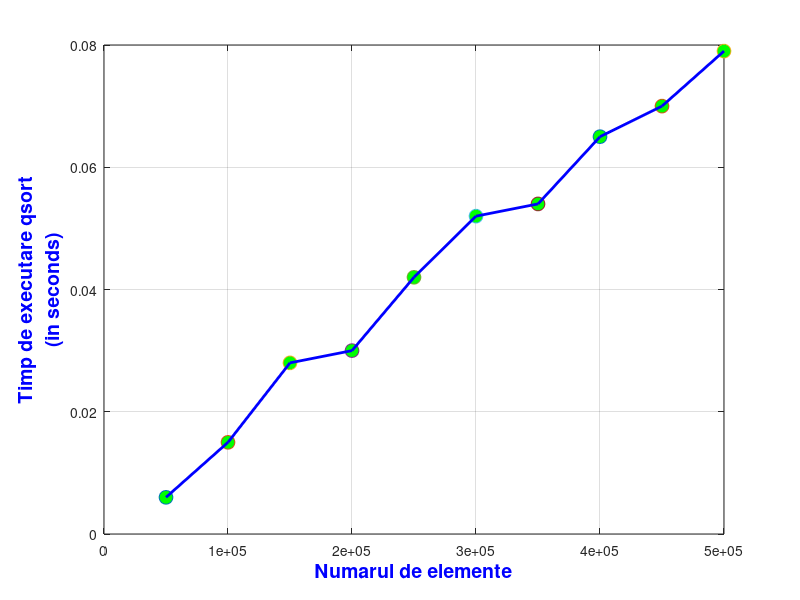

Write the MATLAB code that produced this figure.
nr=[50000, 100000, 150000, 200000, 250000, 300000, 350000, 400000, 450000, 500000]
qs=[0.006, 0.015, 0.028, 0.030, 0.042, 0.052, 0.054, 0.065, 0.070, 0.079]
for k=1:10
    grid on
    plot(nr(k),qs(k),'o','MarkerFaceColor','g','markerSize',10)
    hold on
end
plot([nr(1) nr(2) nr(3) nr(4) nr(5) nr(6) nr(7) nr(8) nr(9) nr(10)], [qs(1) qs(2) qs(3) qs(4) qs(5) qs(6) qs(7) qs(8) qs(9) qs(10)], 'LineWidth', 2, 'Color', 'b');
xlabel('Numarul de elemente','FontSize',14,'FontWeight','bold','Color','b');
ylabel({'Timp de executare qsort','(in seconds)'},'FontSize',14,'FontWeight','bold','Color','b');